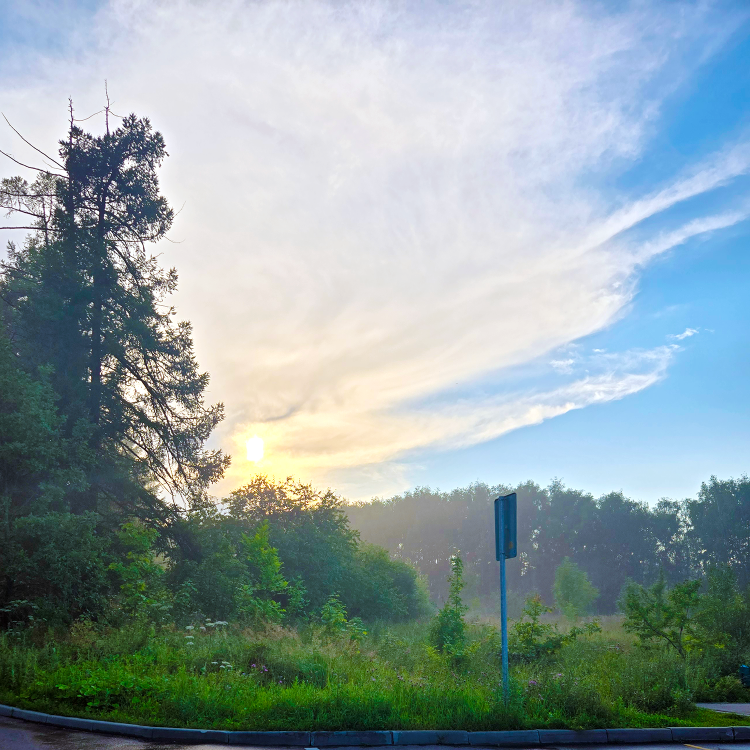
#> input picture testOriginal.png, 1500 x 1500 px (shown at 1/2 size)
$ python steganography.py   (older library calls are emulated)
#> lines starting #> are read from the running program, lines starting #| are printed output that depends on the picture

import numpy as np
from scipy.fftpack import dct, idct
from PIL import Image, ImageChops
import os
from skimage.metrics import peak_signal_noise_ratio as psnr, structural_similarity as ssim
import heapq
import json

# --- Configuration ---
KERNEL_SIZE = 16
BYTES_PER_KERNEL = 4
USE_MANCHESTER = True
BRIGHTNESS = 15
STEGANO_COEFFS = [[0, 2], [0, 1], [1, 0], [1, 1], [2, 1], [2, 0], [1, 2], [3, 0], [2, 2], [0, 3], [3, 1], [4, 0], [1, 3], [4, 1], [3, 2], [0, 4], [5, 0], [1, 4], [3, 3], [5, 1], [4, 2], [2, 4], [0, 5], [6, 0], [0, 6], [3, 4], [5, 2], [4, 3], [2, 5], [1, 5], [1, 6], [6, 1]]
STEGANO_RND_NUMBERS = [221,194,162,117,216,143,126,244,95,77,129,158,95,32,153,39,190,16,79,113,99,140,2,116,65,143,225,87,165,248,166,227,215,52,245,114,197,87,100,49,64,132,138,220,222,66,220,235,227,131,11,201,97,33,23,36,129,10,132,60,11,32,39,239,68,253,251,60,83,105,51,32,91,163,199,160,81,133,243,249,26,42,36,81,191,45,243,173,6,61,90,33,73,102,60,15,6,74,83,108,187,236,70,167,100,158,93,195,238,146,220,57,105,176,231,189,27,88,91,138,159,110,106,52,231,240,147,220,201,17,137,2,65,162,81,182,144,85,160,225,135,109,29,208,146,105,62,33,18,221,19,10,191,236,158,169,228,96,46,187,25,34,85,97,138,134,186,13,88,203,41,239,46,215,207,9,139,90,84,189,31,80,17,247,74,9,115,52,41,224,213,142,113,112,166,36,79,149,58,96,51,13,51,64,28,230,3,11,63,136,139,70,106,130,119,100,126,181,150,30,85,104,44,161,78,227,226,242,68,4,6,179,229,211,239,159,119,47,0,196,26,95,47,150,121,199,169,133,51,243,224,222,103,102,248]

# --- Hamming and Manchester ---

def parity4(b):
    b ^= b >> 1
    b ^= b >> 2
    b ^= b >> 4
    return b & 1

def hamming_encode_single(b):
    p1 = parity4(b & 0b1101)
    p2 = parity4(b & 0b1011)
    p3 = parity4(b & 0b0111)
    o47 = (p1 << 6) | (p2 << 5) | ((b & 0b1000) << 1) | (p3 << 3) | (b & 0b0111)
    p4 = bin(o47).count('1') % 2
    return (o47 << 1) | p4

HAMM_ENCODE_KEY = [hamming_encode_single(i) for i in range(16)]

def hamming48_encode(data, use_manchester):
    encoded = []
    manchester_mask = 0b10101010 if use_manchester else 0
    for byte in data:
        encoded.append(HAMM_ENCODE_KEY[byte & 0b1111] ^ manchester_mask)
        encoded.append(HAMM_ENCODE_KEY[byte >> 4] ^ manchester_mask)
    return encoded

def hamming48_decode_byte(byte, use_manchester):
    if use_manchester:
        byte ^= 0b10101010
    z1 = bin(byte & 0b10101010).count('1') % 2
    z2 = bin(byte & 0b01100110).count('1') % 2
    z3 = bin(byte & 0b00011110).count('1') % 2
    err47 = z1 | (z2 << 1) | (z3 << 2)
    parity = bin(byte >> 1).count('1') % 2

    stat = 0
    if parity == (byte & 1):
        if err47 != 0:
            stat = 2
    else:
        stat = 1
        if err47 != 0:
            byte ^= 1 << (8 - err47)

    byte >>= 1
    return (byte & 0b111) | ((byte >> 1) & 0b1000), stat

def hamming48_decode(data, use_manchester):
    decoded = []
    errors = 0
    for i in range(0, len(data), 2):
        a, err1 = hamming48_decode_byte(data[i], use_manchester)
        b, err2 = hamming48_decode_byte(data[i+1], use_manchester)
        decoded.append(a | (b << 4))
        errors += err1 + err2
    return decoded, errors

# --- DCT Basis Generation ---

def idct2(block):
    return idct(idct(block.T).T)

def generate_dct_basis():
    if os.path.exists("dct0.png") and os.path.exists("dct1.png"):
        return
    print("Generating DCT basis images...")
    basis = np.zeros((KERNEL_SIZE * KERNEL_SIZE, KERNEL_SIZE * KERNEL_SIZE))
    anti_basis = np.zeros((KERNEL_SIZE * KERNEL_SIZE, KERNEL_SIZE * KERNEL_SIZE))

    for x in range(KERNEL_SIZE):
        for y in range(KERNEL_SIZE):
            coeffs = np.zeros((KERNEL_SIZE, KERNEL_SIZE))
            coeffs[x, y] = 1
            idct_res = idct2(coeffs)
            basis[y*KERNEL_SIZE:(y+1)*KERNEL_SIZE, x*KERNEL_SIZE:(x+1)*KERNEL_SIZE] = (idct_res / np.max(np.abs(idct_res))) * BRIGHTNESS
            coeffs[x, y] = -1
            idct_res = idct2(coeffs)
            anti_basis[y*KERNEL_SIZE:(y+1)*KERNEL_SIZE, x*KERNEL_SIZE:(x+1)*KERNEL_SIZE] = (idct_res / np.max(np.abs(idct_res))) * BRIGHTNESS

    Image.fromarray(np.uint8(basis + 128), "L").save("dct0.png")
    Image.fromarray(np.uint8(anti_basis + 128), "L").save("dct1.png")

# --- Encoding ---

def stegano_fill_random(data, n_bytes):
    if len(data) >= n_bytes:
        return data
    return data + STEGANO_RND_NUMBERS[:n_bytes - len(data)]

def bytes_to_dct(w, h, data, dct_basis0, dct_basis1):
    stegano_image = Image.new('L', (w * KERNEL_SIZE, h * KERNEL_SIZE))

    bid = 0
    for j in range(h):
        for i in range(w):
            block_img = Image.new('L', (KERNEL_SIZE, KERNEL_SIZE))

            bytes_to_process = data[bid : bid + BYTES_PER_KERNEL]

            bits = []
            for byte_val in bytes_to_process:
                for bit_idx in range(8):
                    bits.append((byte_val >> (7-bit_idx)) & 1)

            for k, bit_val in enumerate(bits):
                st = STEGANO_COEFFS[k]
                src_x, src_y = st[0] * KERNEL_SIZE, st[1] * KERNEL_SIZE

                basis_img = dct_basis0 if bit_val else dct_basis1

                tile = basis_img.crop((src_x, src_y, src_x + KERNEL_SIZE, src_y + KERNEL_SIZE))

                block_img = ImageChops.add(block_img, tile)

            stegano_image.paste(block_img, (i * KERNEL_SIZE, j * KERNEL_SIZE))
            bid += BYTES_PER_KERNEL
    return stegano_image

def encode(input_image_path, output_image_path, data, start_x, start_y):
    generate_dct_basis()
#> in generate_dct_basis, `Image.fromarray(np.uint8(basis + 128), "L").save("dct0.png")`:
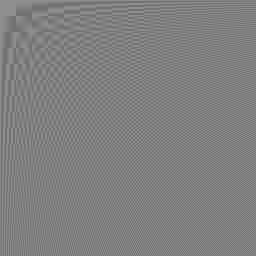
#> saved as dct0.png: PIL image 256x256 L; min 113, max 143, mean 127.6
    dct_basis0 = Image.open("dct0.png")
    dct_basis1 = Image.open("dct1.png")

    # Hamming encode
    encoded_data = hamming48_encode(data, USE_MANCHESTER)
    w = -(-len(encoded_data) // BYTES_PER_KERNEL) # Ceiling division
    h = 1
    padded_data = stegano_fill_random(encoded_data, w * h * 2)

    stegano_block = bytes_to_dct(w, h, padded_data, dct_basis0, dct_basis1)
#> in bytes_to_dct, `stegano_image = Image.new('L', (w * KERNEL_SIZE, h * KERNEL_SIZE))`: stegano_image: PIL image 96x16 L; every value is 0
#> after the loop in bytes_to_dct, `for j in range(h):`: block_img: PIL image 16x16 L; every value is 255
#> after the loop in bytes_to_dct, `for j in range(h):`: stegano_image: PIL image 96x16 L; every value is 255
#> after the loop in bytes_to_dct, `for j in range(h):`: bid = 24

    original_image = Image.open(input_image_path).convert('RGB')
#> original_image is the input picture: PIL image 1500x1500 RGB; mean R, G, B 141.9, 159.3, 161

    crop_box = (start_x, start_y, start_x + w * KERNEL_SIZE, start_y + h * KERNEL_SIZE)
    target_region = original_image.crop(crop_box)
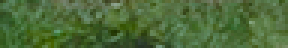
#> target_region: PIL image 96x16 RGB (shown 3 times larger); mean R, G, B 77, 106.9, 56.7

    target_ycbcr = target_region.convert('YCbCr')
#> target_ycbcr: PIL image 96x16 YCbCr; mean of channels 0, 1, 2 91.8, 107.5, 116.7
    y, cb, cr = target_ycbcr.split()
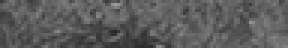
#> y: PIL image 96x16 L (shown 3 times larger); min 39, max 153, mean 91.8
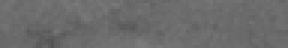
#> cb: PIL image 96x16 L (shown 3 times larger); min 82, max 124, mean 107.5
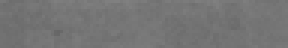
#> cr: PIL image 96x16 L (shown 3 times larger); min 102, max 128, mean 116.7

    mean_luma_img = Image.new('L', y.size, int(np.mean(np.array(y))))
#> mean_luma_img: PIL image 96x16 L; every value is 91

    # Calculate variance of the luma channel for adaptive blending
    y_array = np.array(y)
    luma_variance = np.var(y_array)
#> luma_variance = 284.5

    # Define min/max alpha values and a scaling factor for variance
    min_alpha = 0.1
    max_alpha = 0.5
    # A rough estimate for max variance, can be tuned based on image characteristics
    # Max possible variance for 8-bit image is (255-0)^2 / 4 = 16256.25
    # Using a more practical upper bound for typical image regions
    max_expected_variance = 5000

    # Linear mapping and clamping to ensure alpha stays within bounds
    alpha = min_alpha + (luma_variance / max_expected_variance) * (max_alpha - min_alpha)
#> alpha = 0.123
    alpha = np.clip(alpha, min_alpha, max_alpha)

    blended_luma = Image.blend(mean_luma_img, stegano_block, alpha)
#> blended_luma: PIL image 96x16 L; every value is 111

    final_region = Image.merge('YCbCr', (blended_luma, cb, cr)).convert('RGB')
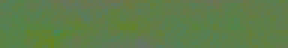
#> final_region: PIL image 96x16 RGB (shown 3 times larger); mean R, G, B 94.7, 125.7, 74.2

    encoded_image = original_image.copy()
    encoded_image.paste(final_region, crop_box)
    encoded_image.save(output_image_path)
    print(f"Encoded image saved to {output_image_path}")
    return np.array(original_image), np.array(encoded_image), w, h, len(data)

# --- Decoding ---

def dct2_decode(block):
    return dct(dct(block.T).T)

def kernel_to_bytes(kernel):
    res = dct2_decode(kernel.astype(np.float32) - 128)
    bits = []
    for i in range(BYTES_PER_KERNEL * 8):
        bits.append(1 if res[STEGANO_COEFFS[i][1], STEGANO_COEFFS[i][0]] > 0 else 0)

    data = []
    for b in range(BYTES_PER_KERNEL):
        byte = 0
        for i in range(8):
            byte |= bits[i + b*8] << (7-i)
        data.append(byte)
    return data

def decode(encoded_image_path, w, h, start_x, start_y, original_len):
    img = np.asarray(Image.open(encoded_image_path).convert('L'))
    img = img[start_y:start_y+KERNEL_SIZE*h, start_x:start_x+KERNEL_SIZE*w]

    decoded_data = []
    for x in range(w):
        for y in range(h):
            kernel = img[y*KERNEL_SIZE:(y+1)*KERNEL_SIZE, x*KERNEL_SIZE:(x+1)*KERNEL_SIZE]
            decoded_data.extend(kernel_to_bytes(kernel))

    # Hamming decode
    hamming_decoded, errors = hamming48_decode(decoded_data, USE_MANCHESTER)

    return hamming_decoded[:original_len], errors

# --- Main ---

if __name__ == "__main__":
    # --- Encoding ---
    original_data = [ord(c) for c in "hello world"]
    input_image = "testOriginal.png"
    encoded_image_path = "encoded_test_python.png"
    start_x = 16*30
    start_y = 16*80

    print(f"Original data: {original_data}")

    original_img_arr, encoded_img_arr, w, h, original_len = encode(input_image, encoded_image_path, original_data, start_x, start_y)
#> w = 6; h = 1; original_len = 11

    # --- Decoding ---
    decoded_data, errors = decode(encoded_image_path, w, h, start_x, start_y, original_len)
#> in decode, `img = np.asarray(Image.open(encoded_image_path).convert('L'))`:
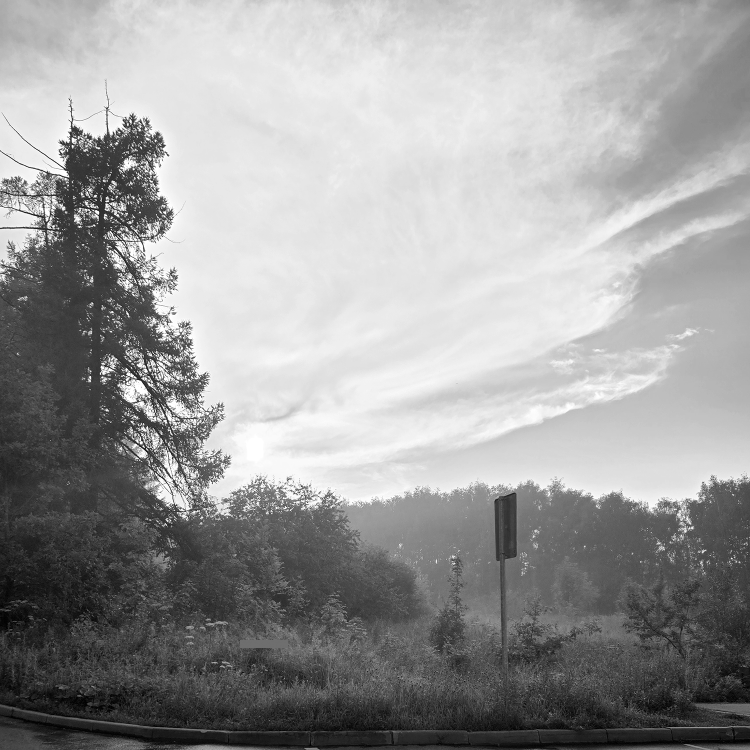
#> img: shape (1500, 1500) (shown at 1/2 size); min 0, max 255, mean 154.3
#> after the loop in decode, `for x in range(w):`: decoded_data = [24, 197, 214, 127, 139, 85, 145, 20, 101, 222, 102, 67, 250, 107, 181, 221, 242, 67, 203, 158, 24, 163, 241, 41]
#> the loop in hamming48_decode, `for i in range(0, len(data), 2):` made 12 passes
#> i on passes 3 to 12: 4, 6, 8, 10, 12, 14, 16, 18, 20, 22
#> a on passes 1 to 2: 9, 12
#> after the loop in hamming48_decode, `for i in range(0, len(data), 2):`: decoded = [249, 44, 248, 249, 167, 134, 128, 183, 140, 168, 73, 53]; errors = 32
#> in decode, `hamming_decoded, errors = hamming48_decode(decoded_data, USE_MANCHESTER)`: hamming_decoded has the same summary as decoded in hamming48_decode
#> decoded_data = [249, 44, 248, 249, 167, 134, 128, 183, 140, 168, 73]; errors = 32

    print(f"Decoded data: {decoded_data}")
#| Decoded data: [249, 44, 248, 249, 167, 134, 128, 183, 140, 168, 73]
    print(f"Errors corrected: {errors}")
#| Errors corrected: 32

    # --- Image Quality Metrics ---
    psnr_value = psnr(original_img_arr, encoded_img_arr)
#> psnr_value = 51.96
    ssim_value = ssim(original_img_arr, encoded_img_arr, multichannel=True, channel_axis=2, data_range=255)
#> ssim_value = 1

    print(f"PSNR: {psnr_value:.2f} dB")
#| PSNR: 51.96 dB
    print(f"SSIM: {ssim_value:.4f}")
#| SSIM: 0.9995
